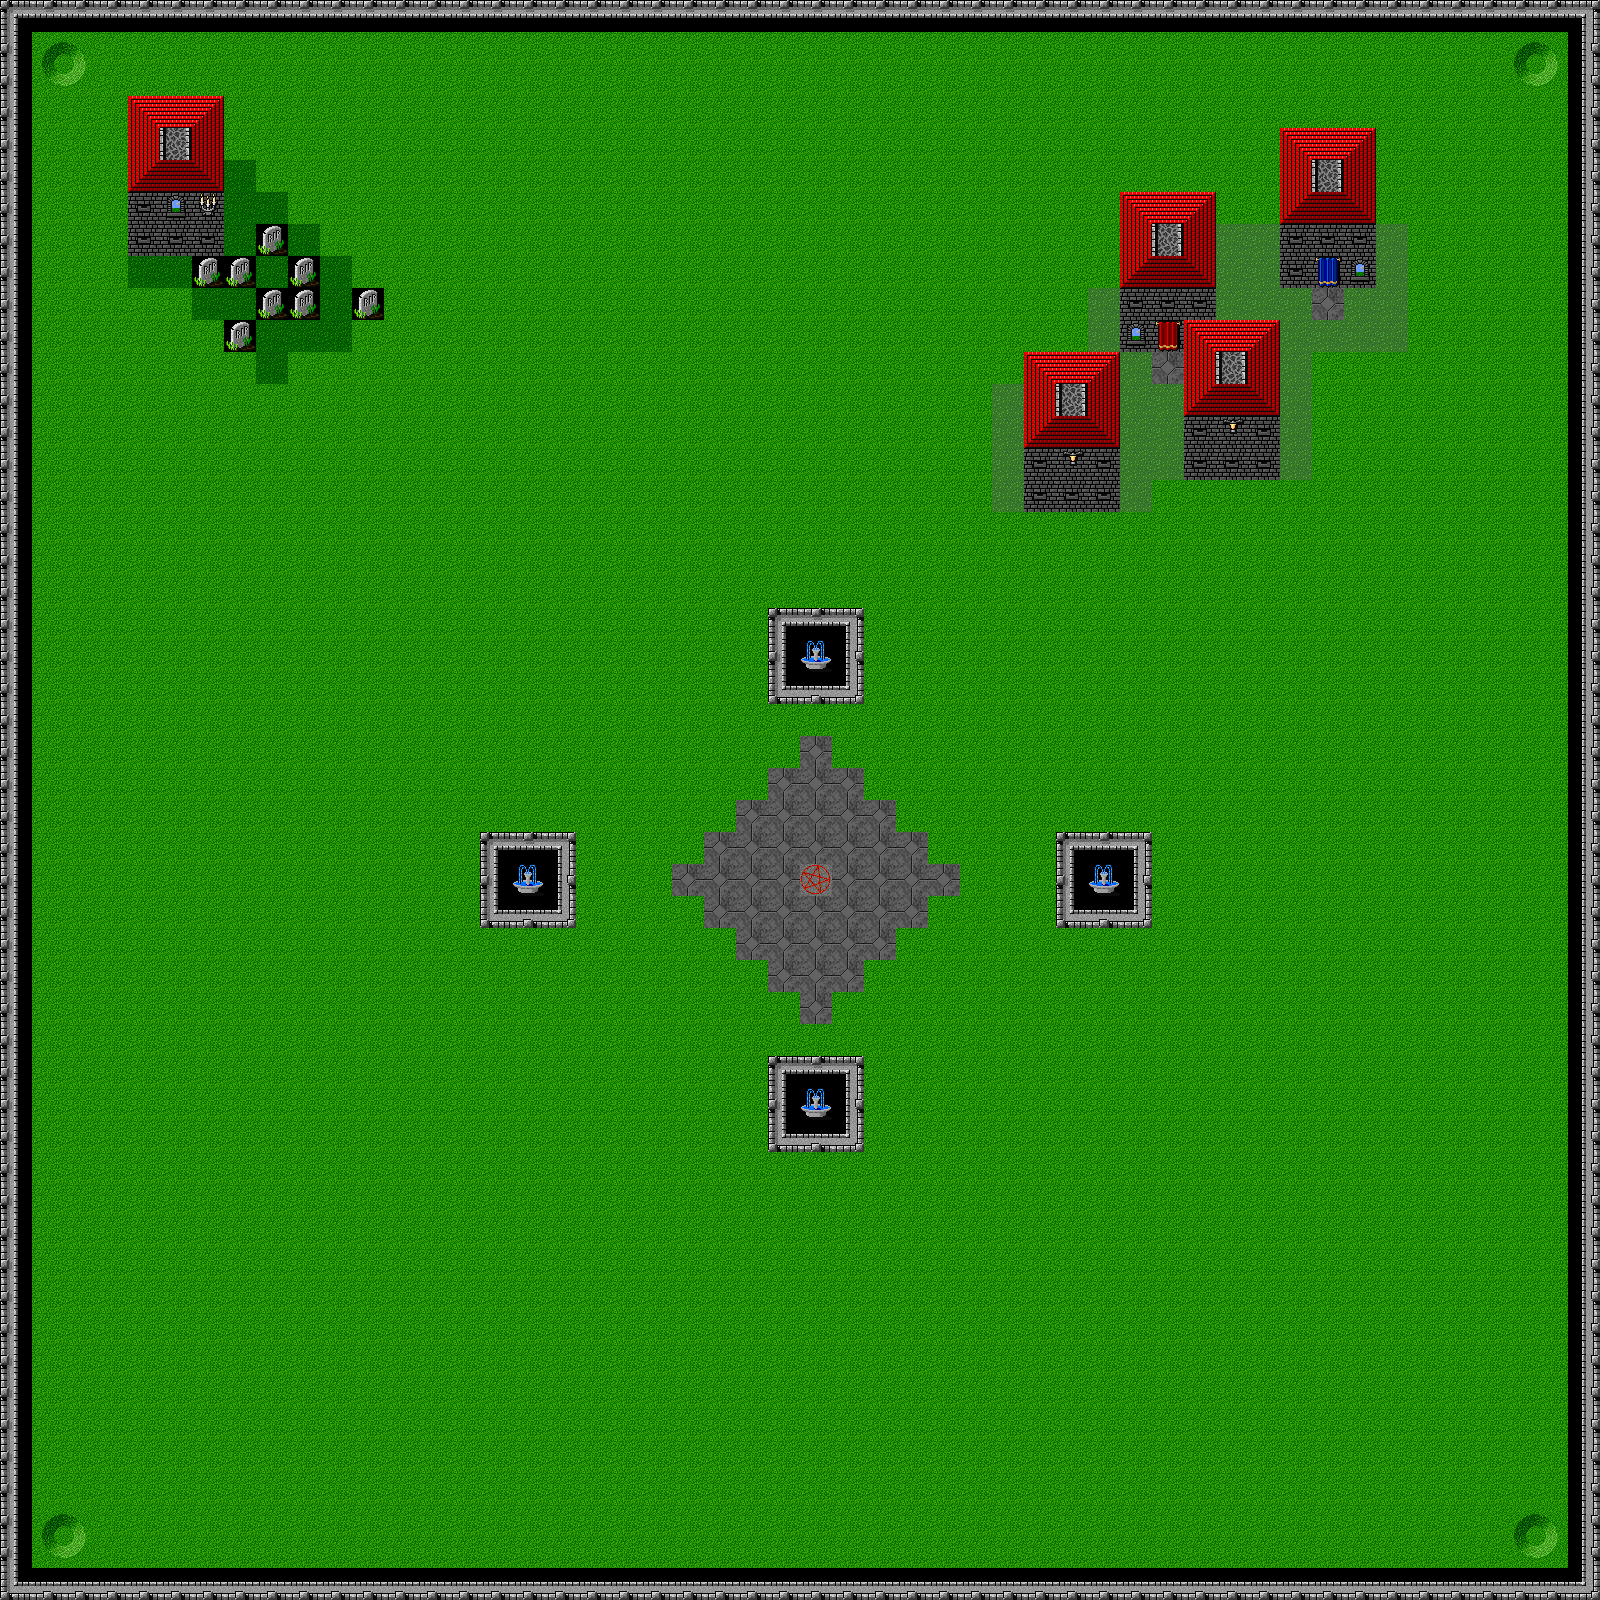

This game map was drawn from its Tiled (.tmx) file and the tilesets committed beside it. A one-line description and the full map source follow:
An orthogonal 50x50 tile map with 32x32 px tiles, 1 tile layer (background).

<map version="1.2" tiledversion="1.3.3" orientation="orthogonal" renderorder="right-down" width="50" height="50" tilewidth="32" tileheight="32" infinite="0" nextlayerid="2" nextobjectid="1">
 <editorsettings>
  <export target="Map.json" format="json" />
 </editorsettings>
 <tileset firstgid="1" source="map_tiles.tsx" />
 <layer id="1" name="background" width="50" height="50">
  <data encoding="csv">
52,53,53,53,53,53,53,53,53,53,53,53,53,53,53,53,53,53,53,53,53,53,53,53,53,53,53,53,53,53,53,53,53,53,53,53,53,53,53,53,53,53,53,53,53,53,53,53,53,54,
60,106,107,94,94,94,94,94,94,94,94,94,94,94,94,94,94,94,94,94,94,94,94,94,94,94,94,94,94,94,94,94,94,94,94,94,94,94,94,94,94,94,94,94,94,94,94,106,107,62,
60,114,115,94,94,94,94,94,94,94,94,94,94,94,94,94,94,94,94,94,94,94,94,94,94,94,94,94,94,94,94,94,94,94,94,94,94,94,94,94,94,94,94,94,94,94,94,114,115,62,
60,94,94,94,28,29,30,94,94,94,94,94,94,94,94,94,94,94,94,94,94,94,94,94,94,94,94,94,94,94,94,94,94,94,94,94,94,94,94,94,94,94,94,94,94,94,94,94,94,62,
60,94,94,94,36,37,38,94,94,94,94,94,94,94,94,94,94,94,94,94,94,94,94,94,94,94,94,94,94,94,94,94,94,94,94,94,94,94,94,94,28,29,30,94,94,94,94,94,94,62,
60,94,94,94,44,45,46,96,94,94,94,94,94,94,94,94,94,94,94,94,94,94,94,94,94,94,94,94,94,94,94,94,94,94,94,94,94,94,94,94,36,37,38,94,94,94,94,94,94,62,
60,94,94,94,80,78,79,96,96,94,94,94,94,94,94,94,94,94,94,94,94,94,94,94,94,94,94,94,94,94,94,94,94,94,94,28,29,30,94,94,44,45,46,94,94,94,94,94,94,62,
60,94,94,94,80,80,80,96,19,96,94,94,94,94,94,94,94,94,94,94,94,94,94,94,94,94,94,94,94,94,94,94,94,94,94,36,37,38,95,95,80,80,80,95,94,94,94,94,94,62,
60,94,94,94,96,96,19,19,96,19,96,94,94,94,94,94,94,94,94,94,94,94,94,94,94,94,94,94,94,94,94,94,94,94,94,44,45,46,95,95,80,84,78,95,94,94,94,94,94,62,
60,94,94,94,94,94,96,96,19,19,96,19,94,94,94,94,94,94,94,94,94,94,94,94,94,94,94,94,94,94,94,94,94,94,95,80,80,80,95,95,95,72,95,95,94,94,94,94,94,62,
60,94,94,94,94,94,94,19,96,96,96,94,94,94,94,94,94,94,94,94,94,94,94,94,94,94,94,94,94,94,94,94,94,94,95,78,83,28,29,30,95,95,95,95,94,94,94,94,94,62,
60,94,94,94,94,94,94,94,96,94,94,94,94,94,94,94,94,94,94,94,94,94,94,94,94,94,94,94,94,94,94,94,28,29,30,95,72,36,37,38,95,94,94,94,94,94,94,94,94,62,
60,94,94,94,94,94,94,94,94,94,94,94,94,94,94,94,94,94,94,94,94,94,94,94,94,94,94,94,94,94,94,95,36,37,38,95,95,44,45,46,95,94,94,94,94,94,94,94,94,62,
60,94,94,94,94,94,94,94,94,94,94,94,94,94,94,94,94,94,94,94,94,94,94,94,94,94,94,94,94,94,94,95,44,45,46,95,95,80,88,80,95,94,94,94,94,94,94,94,94,62,
60,94,94,94,94,94,94,94,94,94,94,94,94,94,94,94,94,94,94,94,94,94,94,94,94,94,94,94,94,94,94,95,80,88,80,95,95,80,80,80,95,94,94,94,94,94,94,94,94,62,
60,94,94,94,94,94,94,94,94,94,94,94,94,94,94,94,94,94,94,94,94,94,94,94,94,94,94,94,94,94,94,95,80,80,80,95,94,94,94,94,94,94,94,94,94,94,94,94,94,62,
60,94,94,94,94,94,94,94,94,94,94,94,94,94,94,94,94,94,94,94,94,94,94,94,94,94,94,94,94,94,94,94,94,94,94,94,94,94,94,94,94,94,94,94,94,94,94,94,94,62,
60,94,94,94,94,94,94,94,94,94,94,94,94,94,94,94,94,94,94,94,94,94,94,94,94,94,94,94,94,94,94,94,94,94,94,94,94,94,94,94,94,94,94,94,94,94,94,94,94,62,
60,94,94,94,94,94,94,94,94,94,94,94,94,94,94,94,94,94,94,94,94,94,94,94,94,94,94,94,94,94,94,94,94,94,94,94,94,94,94,94,94,94,94,94,94,94,94,94,94,62,
60,94,94,94,94,94,94,94,94,94,94,94,94,94,94,94,94,94,94,94,94,94,94,94,52,53,54,94,94,94,94,94,94,94,94,94,94,94,94,94,94,94,94,94,94,94,94,94,94,62,
60,94,94,94,94,94,94,94,94,94,94,94,94,94,94,94,94,94,94,94,94,94,94,94,60,61,62,94,94,94,94,94,94,94,94,94,94,94,94,94,94,94,94,94,94,94,94,94,94,62,
60,94,94,94,94,94,94,94,94,94,94,94,94,94,94,94,94,94,94,94,94,94,94,94,68,69,70,94,94,94,94,94,94,94,94,94,94,94,94,94,94,94,94,94,94,94,94,94,94,62,
60,94,94,94,94,94,94,94,94,94,94,94,94,94,94,94,94,94,94,94,94,94,94,94,94,94,94,94,94,94,94,94,94,94,94,94,94,94,94,94,94,94,94,94,94,94,94,94,94,62,
60,94,94,94,94,94,94,94,94,94,94,94,94,94,94,94,94,94,94,94,94,94,94,94,94,72,94,94,94,94,94,94,94,94,94,94,94,94,94,94,94,94,94,94,94,94,94,94,94,62,
60,94,94,94,94,94,94,94,94,94,94,94,94,94,94,94,94,94,94,94,94,94,94,94,72,72,72,94,94,94,94,94,94,94,94,94,94,94,94,94,94,94,94,94,94,94,94,94,94,62,
60,94,94,94,94,94,94,94,94,94,94,94,94,94,94,94,94,94,94,94,94,94,94,72,72,72,72,72,94,94,94,94,94,94,94,94,94,94,94,94,94,94,94,94,94,94,94,94,94,62,
60,94,94,94,94,94,94,94,94,94,94,94,94,94,94,52,53,54,94,94,94,94,72,72,72,72,72,72,72,94,94,94,94,52,53,54,94,94,94,94,94,94,94,94,94,94,94,94,94,62,
60,94,94,94,94,94,94,94,94,94,94,94,94,94,94,60,61,62,94,94,94,72,72,72,72,74,72,72,72,72,94,94,94,60,61,62,94,94,94,94,94,94,94,94,94,94,94,94,94,62,
60,94,94,94,94,94,94,94,94,94,94,94,94,94,94,68,69,70,94,94,94,94,72,72,72,72,72,72,72,94,94,94,94,68,69,70,94,94,94,94,94,94,94,94,94,94,94,94,94,62,
60,94,94,94,94,94,94,94,94,94,94,94,94,94,94,94,94,94,94,94,94,94,94,72,72,72,72,72,94,94,94,94,94,94,94,94,94,94,94,94,94,94,94,94,94,94,94,94,94,62,
60,94,94,94,94,94,94,94,94,94,94,94,94,94,94,94,94,94,94,94,94,94,94,94,72,72,72,94,94,94,94,94,94,94,94,94,94,94,94,94,94,94,94,94,94,94,94,94,94,62,
60,94,94,94,94,94,94,94,94,94,94,94,94,94,94,94,94,94,94,94,94,94,94,94,94,72,94,94,94,94,94,94,94,94,94,94,94,94,94,94,94,94,94,94,94,94,94,94,94,62,
60,94,94,94,94,94,94,94,94,94,94,94,94,94,94,94,94,94,94,94,94,94,94,94,94,94,94,94,94,94,94,94,94,94,94,94,94,94,94,94,94,94,94,94,94,94,94,94,94,62,
60,94,94,94,94,94,94,94,94,94,94,94,94,94,94,94,94,94,94,94,94,94,94,94,52,53,54,94,94,94,94,94,94,94,94,94,94,94,94,94,94,94,94,94,94,94,94,94,94,62,
60,94,94,94,94,94,94,94,94,94,94,94,94,94,94,94,94,94,94,94,94,94,94,94,60,61,62,94,94,94,94,94,94,94,94,94,94,94,94,94,94,94,94,94,94,94,94,94,94,62,
60,94,94,94,94,94,94,94,94,94,94,94,94,94,94,94,94,94,94,94,94,94,94,94,68,69,70,94,94,94,94,94,94,94,94,94,94,94,94,94,94,94,94,94,94,94,94,94,94,62,
60,94,94,94,94,94,94,94,94,94,94,94,94,94,94,94,94,94,94,94,94,94,94,94,94,94,94,94,94,94,94,94,94,94,94,94,94,94,94,94,94,94,94,94,94,94,94,94,94,62,
60,94,94,94,94,94,94,94,94,94,94,94,94,94,94,94,94,94,94,94,94,94,94,94,94,94,94,94,94,94,94,94,94,94,94,94,94,94,94,94,94,94,94,94,94,94,94,94,94,62,
60,94,94,94,94,94,94,94,94,94,94,94,94,94,94,94,94,94,94,94,94,94,94,94,94,94,94,94,94,94,94,94,94,94,94,94,94,94,94,94,94,94,94,94,94,94,94,94,94,62,
60,94,94,94,94,94,94,94,94,94,94,94,94,94,94,94,94,94,94,94,94,94,94,94,94,94,94,94,94,94,94,94,94,94,94,94,94,94,94,94,94,94,94,94,94,94,94,94,94,62,
60,94,94,94,94,94,94,94,94,94,94,94,94,94,94,94,94,94,94,94,94,94,94,94,94,94,94,94,94,94,94,94,94,94,94,94,94,94,94,94,94,94,94,94,94,94,94,94,94,62,
60,94,94,94,94,94,94,94,94,94,94,94,94,94,94,94,94,94,94,94,94,94,94,94,94,94,94,94,94,94,94,94,94,94,94,94,94,94,94,94,94,94,94,94,94,94,94,94,94,62,
60,94,94,94,94,94,94,94,94,94,94,94,94,94,94,94,94,94,94,94,94,94,94,94,94,94,94,94,94,94,94,94,94,94,94,94,94,94,94,94,94,94,94,94,94,94,94,94,94,62,
60,94,94,94,94,94,94,94,94,94,94,94,94,94,94,94,94,94,94,94,94,94,94,94,94,94,94,94,94,94,94,94,94,94,94,94,94,94,94,94,94,94,94,94,94,94,94,94,94,62,
60,94,94,94,94,94,94,94,94,94,94,94,94,94,94,94,94,94,94,94,94,94,94,94,94,94,94,94,94,94,94,94,94,94,94,94,94,94,94,94,94,94,94,94,94,94,94,94,94,62,
60,94,94,94,94,94,94,94,94,94,94,94,94,94,94,94,94,94,94,94,94,94,94,94,94,94,94,94,94,94,94,94,94,94,94,94,94,94,94,94,94,94,94,94,94,94,94,94,94,62,
60,94,94,94,94,94,94,94,94,94,94,94,94,94,94,94,94,94,94,94,94,94,94,94,94,94,94,94,94,94,94,94,94,94,94,94,94,94,94,94,94,94,94,94,94,94,94,94,94,62,
60,106,107,94,94,94,94,94,94,94,94,94,94,94,94,94,94,94,94,94,94,94,94,94,94,94,94,94,94,94,94,94,94,94,94,94,94,94,94,94,94,94,94,94,94,94,94,106,107,62,
60,114,115,94,94,94,94,94,94,94,94,94,94,94,94,94,94,94,94,94,94,94,94,94,94,94,94,94,94,94,94,94,94,94,94,94,94,94,94,94,94,94,94,94,94,94,94,114,115,62,
68,69,69,69,69,69,69,69,69,69,69,69,69,69,69,69,69,69,69,69,69,69,69,69,69,69,69,69,69,69,69,69,69,69,69,69,69,69,69,69,69,69,69,69,69,69,69,69,69,70
</data>
 </layer>
</map>